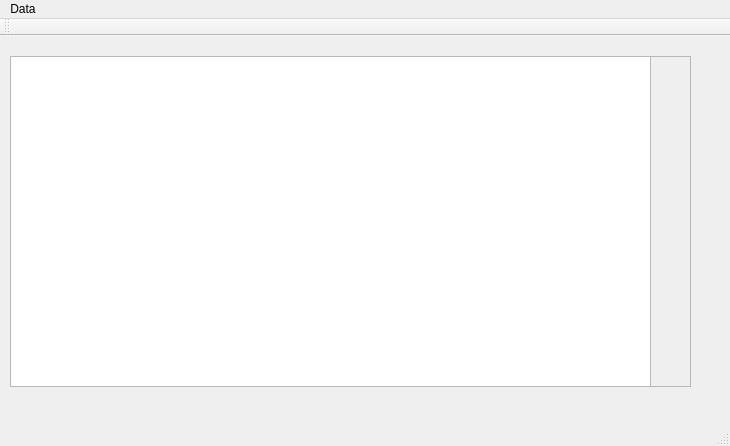
<?xml version="1.0" encoding="UTF-8"?>
<ui version="4.0">
 <class>MainWindow</class>
 <widget class="QMainWindow" name="MainWindow">
  <property name="geometry">
   <rect>
    <x>0</x>
    <y>0</y>
    <width>730</width>
    <height>446</height>
   </rect>
  </property>
  <property name="windowTitle">
   <string>MainWindow</string>
  </property>
  <widget class="QWidget" name="centralWidget">
   <widget class="QScrollArea" name="scrollArea">
    <property name="geometry">
     <rect>
      <x>10</x>
      <y>20</y>
      <width>681</width>
      <height>331</height>
     </rect>
    </property>
    <property name="widgetResizable">
     <bool>true</bool>
    </property>
    <widget class="QWidget" name="scrollAreaWidgetContents">
     <property name="geometry">
      <rect>
       <x>0</x>
       <y>0</y>
       <width>677</width>
       <height>327</height>
      </rect>
     </property>
    </widget>
   </widget>
   <widget class="QTableWidget" name="tableWidget">
    <property name="geometry">
     <rect>
      <x>10</x>
      <y>20</y>
      <width>641</width>
      <height>331</height>
     </rect>
    </property>
   </widget>
  </widget>
  <widget class="QMenuBar" name="menuBar">
   <property name="geometry">
    <rect>
     <x>0</x>
     <y>0</y>
     <width>730</width>
     <height>30</height>
    </rect>
   </property>
   <widget class="QMenu" name="menu">
    <property name="title">
     <string>Data</string>
    </property>
   </widget>
   <addaction name="menu"/>
  </widget>
  <widget class="QToolBar" name="mainToolBar">
   <attribute name="toolBarArea">
    <enum>TopToolBarArea</enum>
   </attribute>
   <attribute name="toolBarBreak">
    <bool>true</bool>
   </attribute>
  </widget>
  <widget class="QStatusBar" name="statusBar"/>
 </widget>
 <layoutdefault spacing="6" margin="11"/>
 <resources/>
 <connections/>
</ui>
